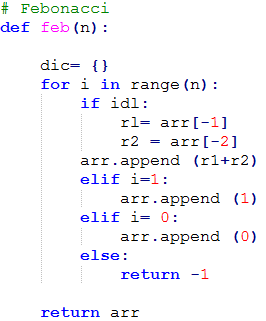
#> input picture input/code.PNG, 266 x 321 px, found by its file name; its folder holds only this picture in this run
$ python -i converter.py   (imports and definitions only)
#> lines starting #> are read from the running program, lines starting #| are printed output that depends on the picture
#> in run, image is the input picture: shape (321, 266, 3); mean B, G, R 248.9, 245.4, 245.8
### utils.py
import cv2
import numpy as np
import statistics as stat

# [23 lines left out: function adjust_gamma, not called in this run]


# return background
def background(grayImage):
    x = []
    for arr in grayImage:
        x.append(np.bincount(arr).argmax())

    return np.bincount(x).argmax()


def get_step(image1):
    (H, W) = image1.shape[:2]
#> H = 321; W = 266
    h_w_ratio = W / (1.0 * H)
#> h_w_ratio = 0.829
    h = 270
    w = int(h * h_w_ratio)
#> w = 223
    step = 26
    image1 = cv2.resize(image1, (w, h))
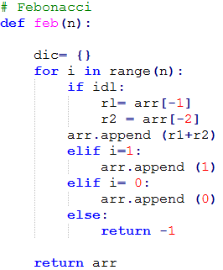
#> image1: shape (270, 223, 3); mean of channels 0, 1, 2 248.9, 245.4, 245.8; drawn as B, G, R
    grayImage = cv2.cvtColor(image1, cv2.COLOR_BGR2GRAY)
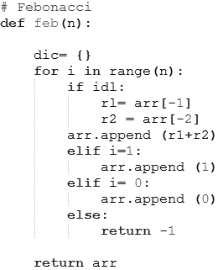
#> grayImage: shape (270, 223); min 1, max 255, mean 245.9
    bg_x = background(grayImage)
#> after the loop in background, `for arr in grayImage:`: x = 270 values from 255 to 255
#> bg_x = 255
    saw_code = False
    block = []
    lines = []
    tab_count = 0
    for i, row in enumerate(grayImage):
        temp = np.where(row < bg_x, 0, row)
        temp = np.where(temp > bg_x, 0, temp)
        skip_vlines = np.count_nonzero(temp == 0)
        block.append(temp)
        # print(i, skip_vlines, saw_code)
        if temp.__contains__(0) and skip_vlines > 6:
            saw_code = True
        elif saw_code:
            saw_code = False
            segment = []
            subseg = []
            seg = []
            for j in range(len(block)):
                seg.append(block[j][0:50])  # would work for no lines
                segment.append(block[j][step])  # would work for no lines
                subseg.append(block[j][step - step // 2])
            np_segment = np.asarray(segment)
            np_subseg = np.asarray(subseg)
            # check 13s and last line
            tab = not (np.any(np_segment == 0) or np.any(np_subseg == 0))
            if tab:
                seg_lines = []
                tab_count += 1
                for se in seg:
                    bg_seen = False
                    for k, s in enumerate(se):
                        if s == bg_x:
                            bg_seen = True
                        if bg_seen and s == 0 or s>240: # consider black or white background
                            seg_lines.append(k)
                            break
                # print(seg_lines)
                return stat.mode(seg_lines)

                # [4 lines of commented-out code are left out]
            else:
                lines.append(tab_count)
                tab_count = 0
            block.clear()
#> this loop made 62 passes
#> (skip_vlines, saw_code, np_segment, np_subseg, tab, tab_count) on pass 12: (5, False, [255, 255, 255, 255, 255, 0, 0, 0, 0, 0, 0, 255], [255, 255, 255, 255, 255, 255, 255, 255, 255, 255, 255, 255], False, 0)
#> (skip_vlines, saw_code, tab, tab_count) on passes 30, 62: (0, False, False, 0), (0, False, True, 1)
#> after the loop, block = 32 items; lines = [0, 0]; np_segment = 32 values from 255 to 255; np_subseg = 32 values from 255 to 255; seg = 32 items; seg_lines = 32 values from 0 to 0; segment = 32 values from 255 to 255; subseg = 32 values from 255 to 255; tab = True; tab_count = 1
    return 20


def get_tabs(image1, step_size):
#> called with step_size = 0
    (H, W) = image1.shape[:2]
#> H = 321; W = 266
    h_w_ratio = W / (1.0 * H)
#> h_w_ratio = 0.829
    h = 270
    w = int(h * h_w_ratio)
#> w = 223
    if step_size > 29:
        step = 26
    else:
        step = 20
    image1 = cv2.resize(image1, (w, h))
    grayImage = cv2.cvtColor(image1, cv2.COLOR_BGR2GRAY)
    bg_x = background(grayImage)
#> bg_x = 255
    saw_code = False
    block = []
    lines = []
    tab_count = 0
    for i, row in enumerate(grayImage):
        temp = np.where(row < bg_x, 0, row)
        temp = np.where(temp > bg_x, 0, temp)
        skip_vlines = np.count_nonzero(temp == 0)
        block.append(temp)
        if temp.__contains__(0) and skip_vlines > 6:
            saw_code = True
        elif saw_code:
            saw_code = False
            segment = []
            subseg = []
            for k in range(1, 40):  # upto 20 tabs
                for j in range(len(block)):
                    # print(len(block[1]))
                    #TODO  temporary check -- needs be fixed
                    if (step * k) <= len(block[1]):
                        segment.append(block[j][step * k])  # would work for no lines
                    # TODO  temporary check -- needs be fixed
                    if (step * k - step // 2) <= len(block[1]):
                        subseg.append(block[j][step * k - step // 2])
                np_segment = np.asarray(segment)
                np_subseg = np.asarray(subseg)
                # check 13s and last line

                tab = not (np.any(np_segment == 0) or np.any(np_subseg == 0))
                if tab:
                    tab_count += 1
                    segment.clear()
                    subseg.clear()
                else:
                    lines.append(tab_count)
                    tab_count = 0
                    break
            block.clear()
#> this loop made 270 passes
#> (skip_vlines, saw_code) on passes 3, 4, 5, 6, 7, 8, 9, 10, 11, 12, 19, 20: (9, True), (18, True), (15, True), (71, True), (54, True), (52, True), (53, True), (52, True), (71, True), (5, False), (27, True), (30, True)
#> skip_vlines on passes 1, 2, 13, 14, 15, 16: 0, 6, 0, 0, 0, 0
#> after the loop, block = 2 items; lines = [0, 0, 1, 1, 3, 5, 5, 3, 3, 4, 3, 4, 3, 5, 1]; segment = 32 values, max 255 at index 0, min 0 at index 24, mean 215.2; subseg = 32 values from 255 to 255
    return lines


# [23 lines left out: function contrast_old, not called in this run]


def contrast_bright(img, alpha, beta):
    new_img = cv2.addWeighted( img, alpha, img, 0, beta)
    return new_img

### converter.py
import numpy as np
import cv2
import pytesseract
from matplotlib import pyplot as plt
import os
import glob
from utils import *

sep = os.sep

# [1 line that did not run here, left out]


def run(input_path = 'input'+sep+'code.png', output_path= 'output', bg= False, gamma= False):
    paths = []
    print("=============================")
    print("Reading images....")
    print("=============================")
    if os.path.isdir(input_path):
        # [9 lines of commented-out code are left out]
        for path in glob.glob(input_path+sep+'*.png'):
            paths.append(path)
        for path in glob.glob(input_path + sep + '*.PNG'):
            paths.append(path)
        for path in glob.glob(input_path + sep + '*.JPEG'):
            paths.append(path)
        for path in glob.glob(input_path+sep+'*.jpeg'):
            paths.append(path)

    else:
        paths.append(input_path)

    print("done reading")
    print(paths)
    for image_path in paths:
        print(image_path)
        image_name = image_path.split(sep)[-1].split('.')[0]

        image = cv2.imread(image_path)
        plt.figure(1, figsize=(8, 8))
        mngr = plt.get_current_fig_manager()
        # set position of figure
        mngr.window.wm_geometry("+500+100")
        plt.imshow(image)
        try:
            plt.show(block=False)
            plt.pause(1)
            plt.close()
        except:
            pass


        # pre-process the input image
        tabs = get_tabs(image, get_step(image))
#> tabs = [0, 0, 1, 1, 3, 5, 5, 3, 3, 4, 3, 4, 3, 5, 1]
        # contrast_img = contrast_old(image)
        (H, W) = image.shape[:2]
#> H = 321; W = 266
        scale = 3
        h_w_ratio = W / (1.0 * H)
#> h_w_ratio = 0.829
        h = 2048
        w = int(h * h_w_ratio)
#> w = 1697
        resized_image = cv2.resize(image, (W * scale, H * scale), interpolation=cv2.INTER_CUBIC)
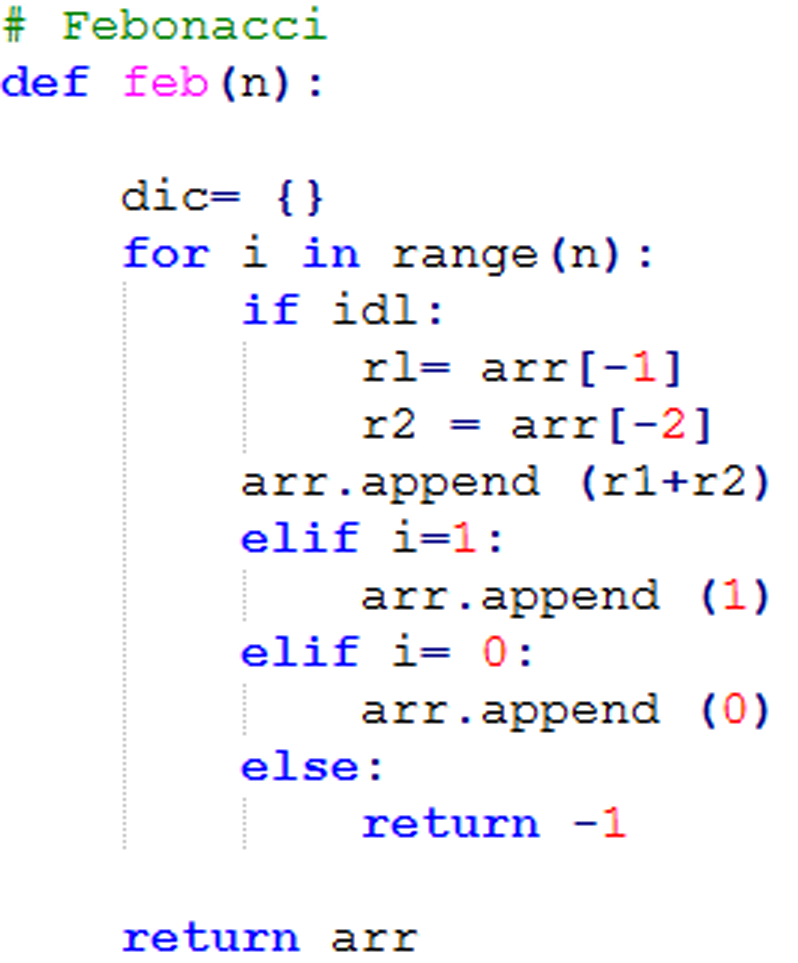
#> resized_image: shape (963, 798, 3); mean B, G, R 248.5, 244.8, 245.2

        # (Language) english and (Page segmentation mode)Automatic page segmentation with OSD , (OCR engine mode) - defulat   Neural nets LSTM engine only.
        # configuration = ("-l eng --psm 1 --oem 1")
        configuration = ("-l eng --psm 1")
        grayImage = cv2.cvtColor(resized_image, cv2.COLOR_BGR2GRAY)
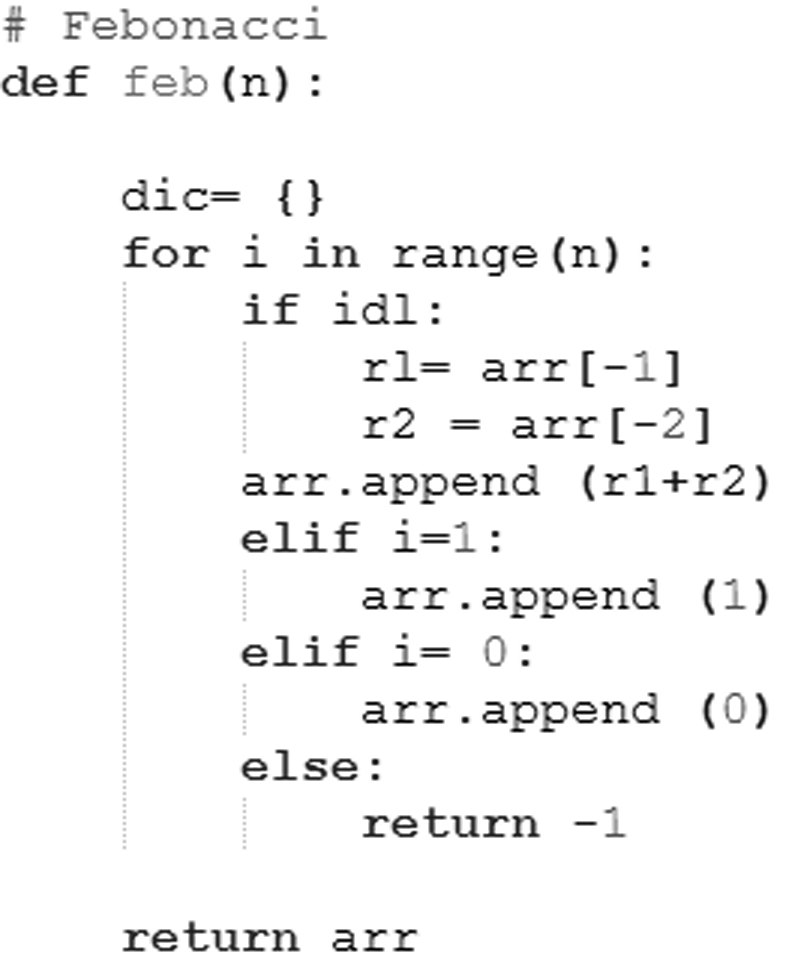
#> grayImage: shape (963, 798); min 0, max 255, mean 245.4

        # get background pixel color
        bg_x = background(grayImage)
#> bg_x = 255

        print("=============================")
        print("pre-processing images")
        print("=============================")
        # use background to pre-process

        if bg:
            if gamma:
                grayImage = adjust_gamma(resized_image)
            else:
                grayImage = np.array(grayImage)
                grayImage = np.where(grayImage < bg_x, 255, grayImage)
                grayImage = np.where(grayImage > bg_x, 0, grayImage)
                grayImage = np.where(grayImage == bg_x, 255, grayImage)


        print("=============================")
        print("generating code")
        print("=============================")
        # generate text using tesseract
#> (the run stopped early here; a loop or call above may not have finished)
